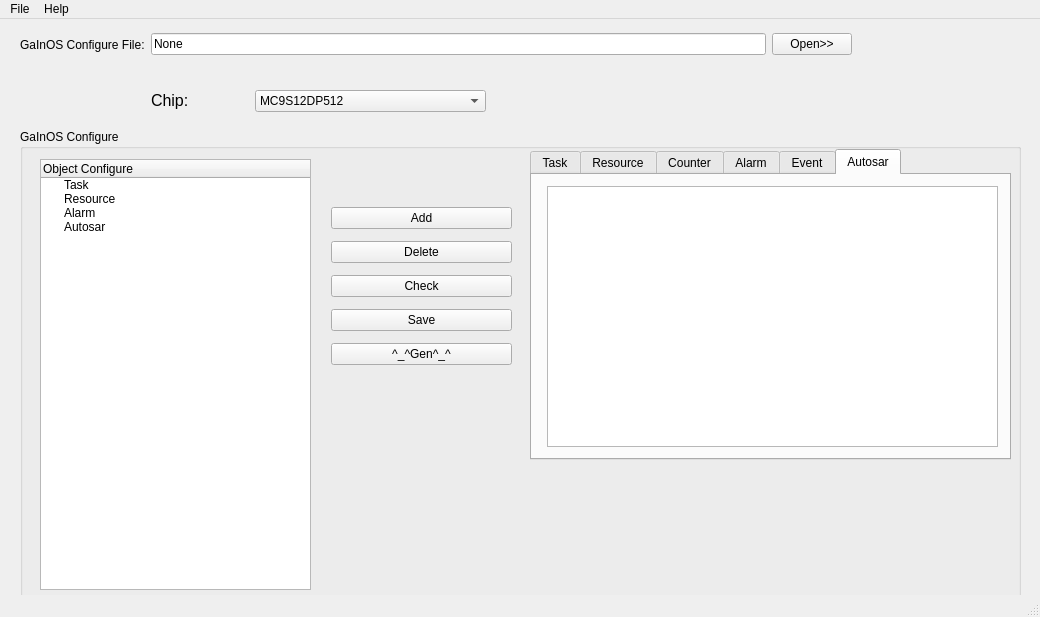
<?xml version="1.0" encoding="UTF-8"?>
<ui version="4.0">
 <class>wMainClass</class>
 <widget class="QMainWindow" name="wMainClass">
  <property name="geometry">
   <rect>
    <x>0</x>
    <y>0</y>
    <width>1040</width>
    <height>617</height>
   </rect>
  </property>
  <property name="windowTitle">
   <string>MainWindow</string>
  </property>
  <property name="styleSheet">
   <string notr="true">font: 12pt &quot;Monospace&quot;;</string>
  </property>
  <widget class="QWidget" name="centralwidget">
   <widget class="QGroupBox" name="groupBox_2">
    <property name="geometry">
     <rect>
      <x>20</x>
      <y>110</y>
      <width>1001</width>
      <height>471</height>
     </rect>
    </property>
    <property name="title">
     <string>GaInOS Configure</string>
    </property>
    <widget class="QTreeWidget" name="trGaInOsCfgList">
     <property name="geometry">
      <rect>
       <x>20</x>
       <y>30</y>
       <width>271</width>
       <height>431</height>
      </rect>
     </property>
     <column>
      <property name="text">
       <string>Object Configure</string>
      </property>
     </column>
     <item>
      <property name="text">
       <string>Task</string>
      </property>
     </item>
     <item>
      <property name="text">
       <string>Resource</string>
      </property>
     </item>
     <item>
      <property name="text">
       <string>Alarm</string>
      </property>
     </item>
     <item>
      <property name="text">
       <string>Autosar</string>
      </property>
     </item>
    </widget>
    <widget class="QTabWidget" name="tblGaInOsCfg">
     <property name="geometry">
      <rect>
       <x>510</x>
       <y>20</y>
       <width>481</width>
       <height>311</height>
      </rect>
     </property>
     <property name="whatsThis">
      <string>&lt;html&gt;&lt;head/&gt;&lt;body&gt;&lt;p&gt;&lt;br/&gt;&lt;/p&gt;&lt;/body&gt;&lt;/html&gt;</string>
     </property>
     <property name="currentIndex">
      <number>5</number>
     </property>
     <widget class="QWidget" name="tabTask">
      <attribute name="title">
       <string>Task</string>
      </attribute>
      <widget class="QWidget" name="layoutWidget">
       <property name="geometry">
        <rect>
         <x>20</x>
         <y>20</y>
         <width>431</width>
         <height>188</height>
        </rect>
       </property>
       <layout class="QGridLayout" name="gridLayout">
        <item row="0" column="0">
         <widget class="QLabel" name="label_5">
          <property name="text">
           <string>&lt;html&gt;&lt;head/&gt;&lt;body&gt;&lt;p&gt;Task Name:&lt;/p&gt;&lt;/body&gt;&lt;/html&gt;</string>
          </property>
         </widget>
        </item>
        <item row="0" column="1" colspan="4">
         <widget class="QLineEdit" name="leTskName">
          <property name="text">
           <string>vTask</string>
          </property>
         </widget>
        </item>
        <item row="1" column="0" colspan="2">
         <widget class="QLabel" name="label_8">
          <property name="text">
           <string>&lt;html&gt;&lt;head/&gt;&lt;body&gt;&lt;p&gt;Task Stack Size:&lt;/p&gt;&lt;/body&gt;&lt;/html&gt;</string>
          </property>
         </widget>
        </item>
        <item row="1" column="2" colspan="3">
         <widget class="QSpinBox" name="spbxTskStkSize">
          <property name="minimumSize">
           <size>
            <width>101</width>
            <height>0</height>
           </size>
          </property>
          <property name="toolTip">
           <string/>
          </property>
          <property name="minimum">
           <number>64</number>
          </property>
          <property name="maximum">
           <number>10240000</number>
          </property>
         </widget>
        </item>
        <item row="2" column="0">
         <widget class="QLabel" name="label_6">
          <property name="text">
           <string>&lt;!DOCTYPE HTML PUBLIC &quot;-//W3C//DTD HTML 4.0//EN&quot; &quot;http://www.w3.org/TR/REC-html40/strict.dtd&quot;&gt;
&lt;html&gt;&lt;head&gt;&lt;meta name=&quot;qrichtext&quot; content=&quot;1&quot; /&gt;&lt;style type=&quot;text/css&quot;&gt;
p, li { white-space: pre-wrap; }
&lt;/style&gt;&lt;/head&gt;&lt;body style=&quot; font-family:'Monospace'; font-size:12pt; font-weight:400; font-style:normal;&quot;&gt;
&lt;table border=&quot;0&quot; style=&quot;-qt-table-type: root; margin-top:4px; margin-bottom:4px; margin-left:4px; margin-right:4px;&quot;&gt;
&lt;tr&gt;
&lt;td style=&quot;border: none;&quot;&gt;
&lt;p style=&quot; margin-top:0px; margin-bottom:0px; margin-left:0px; margin-right:0px; -qt-block-indent:0; text-indent:0px;&quot;&gt;Task Type:&lt;/p&gt;&lt;/td&gt;&lt;/tr&gt;&lt;/table&gt;&lt;/body&gt;&lt;/html&gt;</string>
          </property>
         </widget>
        </item>
        <item row="2" column="1" colspan="4">
         <widget class="QComboBox" name="cmbxTskType">
          <property name="minimumSize">
           <size>
            <width>111</width>
            <height>0</height>
           </size>
          </property>
          <property name="toolTip">
           <string/>
          </property>
          <property name="currentIndex">
           <number>0</number>
          </property>
          <item>
           <property name="text">
            <string>BASIC_TASK</string>
           </property>
          </item>
          <item>
           <property name="text">
            <string>EXTEND_TASK</string>
           </property>
          </item>
         </widget>
        </item>
        <item row="3" column="0" colspan="2">
         <widget class="QLabel" name="label_7">
          <property name="text">
           <string>Task Priority:</string>
          </property>
         </widget>
        </item>
        <item row="3" column="3" colspan="2">
         <widget class="QSpinBox" name="spbxTskPrio">
          <property name="minimumSize">
           <size>
            <width>101</width>
            <height>0</height>
           </size>
          </property>
          <property name="toolTip">
           <string/>
          </property>
         </widget>
        </item>
        <item row="4" column="0" colspan="3">
         <widget class="QLabel" name="label_10">
          <property name="text">
           <string>Task Max Activate Count:</string>
          </property>
         </widget>
        </item>
        <item row="4" column="3" colspan="2">
         <widget class="QSpinBox" name="spbxTskMaxActivateCount">
          <property name="minimumSize">
           <size>
            <width>91</width>
            <height>0</height>
           </size>
          </property>
          <property name="toolTip">
           <string/>
          </property>
         </widget>
        </item>
        <item row="5" column="0" colspan="3">
         <widget class="QCheckBox" name="cbxTskAutoStart">
          <property name="text">
           <string>Task Auto-Start</string>
          </property>
         </widget>
        </item>
        <item row="6" column="0" colspan="3">
         <widget class="QCheckBox" name="cbxTskPreemtable">
          <property name="text">
           <string>Task Preemtable</string>
          </property>
         </widget>
        </item>
       </layout>
      </widget>
     </widget>
     <widget class="QWidget" name="tabRes">
      <attribute name="title">
       <string>Resource</string>
      </attribute>
      <widget class="QWidget" name="layoutWidget">
       <property name="geometry">
        <rect>
         <x>20</x>
         <y>20</y>
         <width>374</width>
         <height>66</height>
        </rect>
       </property>
       <layout class="QGridLayout" name="gridLayout_2">
        <item row="0" column="0">
         <widget class="QLabel" name="label_11">
          <property name="text">
           <string>&lt;html&gt;&lt;head/&gt;&lt;body&gt;&lt;p&gt;Resource Name:&lt;/p&gt;&lt;/body&gt;&lt;/html&gt;</string>
          </property>
         </widget>
        </item>
        <item row="0" column="1" colspan="2">
         <widget class="QLineEdit" name="leResName">
          <property name="minimumSize">
           <size>
            <width>231</width>
            <height>0</height>
           </size>
          </property>
          <property name="text">
           <string>vRes1</string>
          </property>
         </widget>
        </item>
        <item row="1" column="0" colspan="2">
         <widget class="QLabel" name="label_12">
          <property name="text">
           <string>&lt;html&gt;&lt;head/&gt;&lt;body&gt;&lt;p&gt;Resource Ceiling Priority:&lt;/p&gt;&lt;/body&gt;&lt;/html&gt;</string>
          </property>
         </widget>
        </item>
        <item row="1" column="2">
         <widget class="QSpinBox" name="spbxResCeilPrio">
          <property name="minimumSize">
           <size>
            <width>91</width>
            <height>0</height>
           </size>
          </property>
          <property name="toolTip">
           <string/>
          </property>
         </widget>
        </item>
       </layout>
      </widget>
     </widget>
     <widget class="QWidget" name="tabCnt">
      <attribute name="title">
       <string>Counter</string>
      </attribute>
      <widget class="QWidget" name="layoutWidget">
       <property name="geometry">
        <rect>
         <x>20</x>
         <y>30</y>
         <width>420</width>
         <height>136</height>
        </rect>
       </property>
       <layout class="QGridLayout" name="gridLayout_4">
        <item row="0" column="0">
         <widget class="QLabel" name="label_15">
          <property name="text">
           <string>&lt;html&gt;&lt;head/&gt;&lt;body&gt;&lt;p&gt;Counter Name:&lt;/p&gt;&lt;/body&gt;&lt;/html&gt;</string>
          </property>
         </widget>
        </item>
        <item row="0" column="1" colspan="3">
         <widget class="QLineEdit" name="leCntName">
          <property name="minimumSize">
           <size>
            <width>231</width>
            <height>0</height>
           </size>
          </property>
          <property name="text">
           <string>vCnt1</string>
          </property>
         </widget>
        </item>
        <item row="1" column="0" colspan="2">
         <widget class="QLabel" name="label_16">
          <property name="text">
           <string>&lt;html&gt;&lt;head/&gt;&lt;body&gt;&lt;p&gt;Counter Max Allowed Value:&lt;/p&gt;&lt;/body&gt;&lt;/html&gt;</string>
          </property>
         </widget>
        </item>
        <item row="1" column="2" colspan="2">
         <widget class="QSpinBox" name="spbxCntMaxAllowedValue">
          <property name="minimumSize">
           <size>
            <width>91</width>
            <height>0</height>
           </size>
          </property>
          <property name="toolTip">
           <string/>
          </property>
          <property name="minimum">
           <number>1</number>
          </property>
          <property name="maximum">
           <number>65535</number>
          </property>
         </widget>
        </item>
        <item row="2" column="0" colspan="2">
         <widget class="QLabel" name="label_17">
          <property name="text">
           <string>&lt;html&gt;&lt;head/&gt;&lt;body&gt;&lt;p&gt;Counter Ticks Per Base:&lt;/p&gt;&lt;/body&gt;&lt;/html&gt;</string>
          </property>
         </widget>
        </item>
        <item row="2" column="2" colspan="2">
         <widget class="QSpinBox" name="spbxCntTickBase">
          <property name="minimumSize">
           <size>
            <width>91</width>
            <height>0</height>
           </size>
          </property>
          <property name="toolTip">
           <string/>
          </property>
          <property name="minimum">
           <number>1</number>
          </property>
          <property name="maximum">
           <number>65535</number>
          </property>
         </widget>
        </item>
        <item row="3" column="0" colspan="3">
         <widget class="QLabel" name="label_18">
          <property name="text">
           <string>&lt;html&gt;&lt;head/&gt;&lt;body&gt;&lt;p&gt;Counter Minimum Cycle:&lt;/p&gt;&lt;/body&gt;&lt;/html&gt;</string>
          </property>
         </widget>
        </item>
        <item row="3" column="3">
         <widget class="QSpinBox" name="spbxCntMinCycle">
          <property name="minimumSize">
           <size>
            <width>91</width>
            <height>0</height>
           </size>
          </property>
          <property name="toolTip">
           <string/>
          </property>
          <property name="minimum">
           <number>1</number>
          </property>
          <property name="maximum">
           <number>65535</number>
          </property>
         </widget>
        </item>
       </layout>
      </widget>
     </widget>
     <widget class="QWidget" name="tabAlm">
      <attribute name="title">
       <string>Alarm</string>
      </attribute>
      <widget class="QWidget" name="layoutWidget">
       <property name="geometry">
        <rect>
         <x>22</x>
         <y>20</y>
         <width>431</width>
         <height>136</height>
        </rect>
       </property>
       <layout class="QGridLayout" name="gridLayout_3">
        <item row="0" column="0">
         <widget class="QLabel" name="label_19">
          <property name="enabled">
           <bool>true</bool>
          </property>
          <property name="frameShape">
           <enum>QFrame::NoFrame</enum>
          </property>
          <property name="text">
           <string>&lt;html&gt;&lt;head/&gt;&lt;body&gt;&lt;p&gt;Alarm Name:&lt;/p&gt;&lt;/body&gt;&lt;/html&gt;</string>
          </property>
         </widget>
        </item>
        <item row="0" column="1" colspan="2">
         <widget class="QLineEdit" name="leAlarmName">
          <property name="enabled">
           <bool>true</bool>
          </property>
          <property name="minimumSize">
           <size>
            <width>231</width>
            <height>0</height>
           </size>
          </property>
          <property name="text">
           <string>vAlarm1</string>
          </property>
         </widget>
        </item>
        <item row="1" column="0">
         <widget class="QLabel" name="label_24">
          <property name="text">
           <string>&lt;html&gt;&lt;head/&gt;&lt;body&gt;&lt;p&gt;Alarm Owner:&lt;/p&gt;&lt;/body&gt;&lt;/html&gt;</string>
          </property>
         </widget>
        </item>
        <item row="1" column="1" colspan="2">
         <widget class="QComboBox" name="cmbxAlarmOwner">
          <property name="minimumSize">
           <size>
            <width>231</width>
            <height>0</height>
           </size>
          </property>
          <property name="toolTip">
           <string/>
          </property>
          <item>
           <property name="text">
            <string>tkernel system counter</string>
           </property>
          </item>
         </widget>
        </item>
        <item row="2" column="0">
         <widget class="QLabel" name="label_20">
          <property name="text">
           <string>&lt;html&gt;&lt;head/&gt;&lt;body&gt;&lt;p&gt;Alarm Type:&lt;/p&gt;&lt;/body&gt;&lt;/html&gt;</string>
          </property>
         </widget>
        </item>
        <item row="2" column="1" colspan="2">
         <widget class="QComboBox" name="cmbxAlarmType">
          <property name="minimumSize">
           <size>
            <width>231</width>
            <height>0</height>
           </size>
          </property>
          <property name="toolTip">
           <string/>
          </property>
          <item>
           <property name="text">
            <string>callback</string>
           </property>
          </item>
          <item>
           <property name="text">
            <string>task</string>
           </property>
          </item>
          <item>
           <property name="text">
            <string>event</string>
           </property>
          </item>
         </widget>
        </item>
        <item row="3" column="0" colspan="2">
         <widget class="QLabel" name="lblAlarmTask">
          <property name="text">
           <string>&lt;html&gt;&lt;head/&gt;&lt;body&gt;&lt;p&gt;Alarm Event Task:&lt;/p&gt;&lt;/body&gt;&lt;/html&gt;</string>
          </property>
         </widget>
        </item>
        <item row="3" column="2">
         <widget class="QComboBox" name="cmbxAlarmTask">
          <property name="minimumSize">
           <size>
            <width>231</width>
            <height>0</height>
           </size>
          </property>
          <property name="toolTip">
           <string/>
          </property>
         </widget>
        </item>
        <item row="4" column="0" colspan="2">
         <widget class="QLabel" name="label_23">
          <property name="text">
           <string>&lt;html&gt;&lt;head/&gt;&lt;body&gt;&lt;p&gt;Alarm Set Event:&lt;/p&gt;&lt;/body&gt;&lt;/html&gt;</string>
          </property>
         </widget>
        </item>
        <item row="4" column="2">
         <widget class="QComboBox" name="cmbxAlarmEvent">
          <property name="minimumSize">
           <size>
            <width>231</width>
            <height>0</height>
           </size>
          </property>
          <property name="toolTip">
           <string/>
          </property>
         </widget>
        </item>
       </layout>
      </widget>
     </widget>
     <widget class="QWidget" name="tabEvent">
      <attribute name="title">
       <string>Event</string>
      </attribute>
      <widget class="QWidget" name="layoutWidget">
       <property name="geometry">
        <rect>
         <x>20</x>
         <y>21</y>
         <width>445</width>
         <height>66</height>
        </rect>
       </property>
       <layout class="QGridLayout" name="gridLayout_6">
        <item row="0" column="0">
         <widget class="QLabel" name="label_25">
          <property name="text">
           <string>&lt;html&gt;&lt;head/&gt;&lt;body&gt;&lt;p&gt;&lt;span style=&quot; font-size:12pt;&quot;&gt;Event Name:&lt;/span&gt;&lt;/p&gt;&lt;/body&gt;&lt;/html&gt;</string>
          </property>
         </widget>
        </item>
        <item row="0" column="1">
         <widget class="QLineEdit" name="leEventName">
          <property name="minimumSize">
           <size>
            <width>331</width>
            <height>0</height>
           </size>
          </property>
         </widget>
        </item>
        <item row="1" column="0">
         <widget class="QLabel" name="label_26">
          <property name="text">
           <string>&lt;html&gt;&lt;head/&gt;&lt;body&gt;&lt;p&gt;Event Mask:&lt;/p&gt;&lt;/body&gt;&lt;/html&gt;</string>
          </property>
         </widget>
        </item>
        <item row="1" column="1">
         <widget class="QLineEdit" name="leEventMask">
          <property name="minimumSize">
           <size>
            <width>331</width>
            <height>0</height>
           </size>
          </property>
         </widget>
        </item>
       </layout>
      </widget>
     </widget>
     <widget class="QWidget" name="tab">
      <attribute name="title">
       <string>Autosar</string>
      </attribute>
      <widget class="QPlainTextEdit" name="pteInfo">
       <property name="geometry">
        <rect>
         <x>15</x>
         <y>11</y>
         <width>451</width>
         <height>261</height>
        </rect>
       </property>
      </widget>
     </widget>
    </widget>
    <widget class="QWidget" name="layoutWidget">
     <property name="geometry">
      <rect>
       <x>311</x>
       <y>72</y>
       <width>181</width>
       <height>171</height>
      </rect>
     </property>
     <layout class="QVBoxLayout" name="verticalLayout">
      <item>
       <widget class="QPushButton" name="btnAdd">
        <property name="text">
         <string>Add</string>
        </property>
       </widget>
      </item>
      <item>
       <widget class="QPushButton" name="btnDel">
        <property name="text">
         <string>Delete</string>
        </property>
       </widget>
      </item>
      <item>
       <widget class="QPushButton" name="btnCheck">
        <property name="text">
         <string>Check</string>
        </property>
       </widget>
      </item>
      <item>
       <widget class="QPushButton" name="btnFileSave">
        <property name="text">
         <string>Save</string>
        </property>
       </widget>
      </item>
      <item>
       <widget class="QPushButton" name="btnGen">
        <property name="minimumSize">
         <size>
          <width>111</width>
          <height>0</height>
         </size>
        </property>
        <property name="text">
         <string>^_^Gen^_^</string>
        </property>
       </widget>
      </item>
     </layout>
    </widget>
    <zorder>trGaInOsCfgList</zorder>
    <zorder>layoutWidget</zorder>
    <zorder>tblGaInOsCfg</zorder>
   </widget>
   <widget class="QWidget" name="layoutWidget">
    <property name="geometry">
     <rect>
      <x>20</x>
      <y>10</y>
      <width>832</width>
      <height>31</height>
     </rect>
    </property>
    <layout class="QHBoxLayout" name="horizontalLayout_4">
     <item>
      <widget class="QLabel" name="label_22">
       <property name="text">
        <string>&lt;html&gt;&lt;head/&gt;&lt;body&gt;&lt;p&gt;GaInOS Configure File:&lt;/p&gt;&lt;/body&gt;&lt;/html&gt;</string>
       </property>
      </widget>
     </item>
     <item>
      <widget class="QLineEdit" name="leFileOpened">
       <property name="minimumSize">
        <size>
         <width>521</width>
         <height>0</height>
        </size>
       </property>
       <property name="text">
        <string>None</string>
       </property>
      </widget>
     </item>
     <item>
      <widget class="QPushButton" name="btnFileOpen">
       <property name="text">
        <string>Open&gt;&gt;</string>
       </property>
      </widget>
     </item>
    </layout>
   </widget>
   <widget class="QWidget" name="layoutWidget">
    <property name="geometry">
     <rect>
      <x>151</x>
      <y>70</y>
      <width>335</width>
      <height>24</height>
     </rect>
    </property>
    <layout class="QHBoxLayout" name="horizontalLayout">
     <item>
      <widget class="QLabel" name="label_27">
       <property name="text">
        <string>&lt;!DOCTYPE HTML PUBLIC &quot;-//W3C//DTD HTML 4.0//EN&quot; &quot;http://www.w3.org/TR/REC-html40/strict.dtd&quot;&gt;
&lt;html&gt;&lt;head&gt;&lt;meta name=&quot;qrichtext&quot; content=&quot;1&quot; /&gt;&lt;style type=&quot;text/css&quot;&gt;
p, li { white-space: pre-wrap; }
&lt;/style&gt;&lt;/head&gt;&lt;body style=&quot; font-family:'Monospace'; font-size:12pt; font-weight:400; font-style:normal;&quot;&gt;
&lt;p style=&quot; margin-top:12px; margin-bottom:12px; margin-left:0px; margin-right:0px; -qt-block-indent:0; text-indent:0px;&quot;&gt;Chip:&lt;/p&gt;&lt;/body&gt;&lt;/html&gt;</string>
       </property>
      </widget>
     </item>
     <item>
      <widget class="QComboBox" name="cmbxMcuChip">
       <property name="minimumSize">
        <size>
         <width>231</width>
         <height>0</height>
        </size>
       </property>
       <property name="toolTip">
        <string>&lt;!DOCTYPE HTML PUBLIC &quot;-//W3C//DTD HTML 4.0//EN&quot; &quot;http://www.w3.org/TR/REC-html40/strict.dtd&quot;&gt;
&lt;html&gt;&lt;head&gt;&lt;meta name=&quot;qrichtext&quot; content=&quot;1&quot; /&gt;&lt;style type=&quot;text/css&quot;&gt;
p, li { white-space: pre-wrap; }
&lt;/style&gt;&lt;/head&gt;&lt;body style=&quot; font-family:'Monospace'; font-size:12pt; font-weight:400; font-style:normal;&quot;&gt;
&lt;table border=&quot;0&quot; style=&quot;-qt-table-type: root; margin-top:4px; margin-bottom:4px; margin-left:4px; margin-right:4px;&quot;&gt;
&lt;tr&gt;
&lt;td style=&quot;border: none;&quot;&gt;
&lt;p style=&quot;-qt-paragraph-type:empty; margin-top:0px; margin-bottom:0px; margin-left:0px; margin-right:0px; -qt-block-indent:0; text-indent:0px;&quot;&gt;&lt;br /&gt;&lt;/p&gt;&lt;/td&gt;&lt;/tr&gt;&lt;/table&gt;&lt;/body&gt;&lt;/html&gt;</string>
       </property>
       <item>
        <property name="text">
         <string>MC9S12DP512</string>
        </property>
       </item>
       <item>
        <property name="text">
         <string>AT91SAM3S</string>
        </property>
       </item>
      </widget>
     </item>
    </layout>
   </widget>
  </widget>
  <widget class="QMenuBar" name="menubar">
   <property name="geometry">
    <rect>
     <x>0</x>
     <y>0</y>
     <width>1040</width>
     <height>22</height>
    </rect>
   </property>
   <widget class="QMenu" name="menuGaInOS_Studio">
    <property name="title">
     <string>File</string>
    </property>
    <addaction name="actionOpen"/>
    <addaction name="actionNew"/>
    <addaction name="actionOpen_Recent_Files"/>
    <addaction name="separator"/>
    <addaction name="actionClose"/>
    <addaction name="separator"/>
    <addaction name="actionSave"/>
    <addaction name="actionSave_As"/>
    <addaction name="separator"/>
    <addaction name="actionQuit"/>
   </widget>
   <widget class="QMenu" name="menuHelp">
    <property name="title">
     <string>Help</string>
    </property>
    <addaction name="actionInfo"/>
    <addaction name="actionAbout"/>
   </widget>
   <addaction name="menuGaInOS_Studio"/>
   <addaction name="menuHelp"/>
  </widget>
  <widget class="QStatusBar" name="statusBar"/>
  <action name="actionInfo">
   <property name="text">
    <string>Info</string>
   </property>
  </action>
  <action name="actionAbout">
   <property name="text">
    <string>About</string>
   </property>
  </action>
  <action name="actionNew">
   <property name="text">
    <string>New</string>
   </property>
  </action>
  <action name="actionOpen">
   <property name="text">
    <string>Open</string>
   </property>
  </action>
  <action name="actionOpen_Recent_Files">
   <property name="text">
    <string>Open Recent Files</string>
   </property>
  </action>
  <action name="actionClose">
   <property name="text">
    <string>Close</string>
   </property>
  </action>
  <action name="actionSave">
   <property name="text">
    <string>Save</string>
   </property>
  </action>
  <action name="actionSave_As">
   <property name="text">
    <string>Save As ...</string>
   </property>
  </action>
  <action name="actionQuit">
   <property name="text">
    <string>Quit</string>
   </property>
  </action>
 </widget>
 <resources/>
 <connections/>
</ui>
